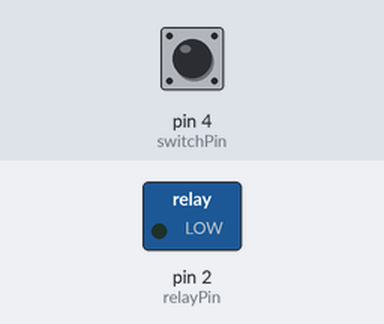
Recording of a sketch running on a simulated Arduino Uno, built with avr-gcc and run on an emulated ATmega328P. Shown: switched loads named in the sketch (green lamp = pin HIGH). The test bench sets the inputs (shaded band); at power-on: pin 4 (switchPin) LOW.

Above: at 1.2 s.
1.3 s: pin 4 (switchPin) pulled HIGH for 0.15 s
At 1.37 s:
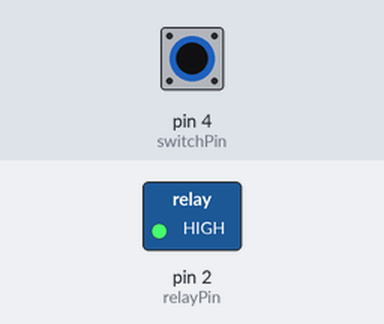
2.9 s: pin 4 (switchPin) pulled HIGH for 3.2 s
At 6.6 s:
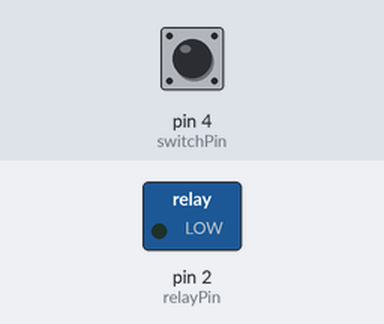
Timing chart, 0 to 8.1 s (numbered marks = the images above; inputs shaded):
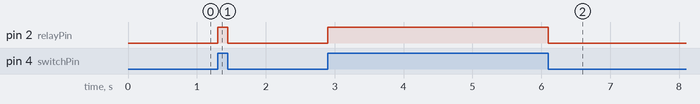

Measured:
- after the input at 1.3 s, pin 2 (relayPin): LOW → HIGH at once, → LOW 0.15 s later
- after the input at 2.9 s, pin 2 (relayPin): LOW → HIGH at once, → LOW 3.2 s later

The sketch:

s07__relay_test.ino
```cpp
int relayPin = 2;
int switchPin = 4;
void setup() {
  pinMode(relayPin, OUTPUT);
  pinMode(switchPin, INPUT);
  digitalWrite(relayPin, HIGH);

}
void loop() {
  int switchState = digitalRead(switchPin);
  if(switchState == HIGH){//BUTTON IS CLOSED
      digitalWrite(relayPin, HIGH);
  }else{
    digitalWrite(relayPin, LOW);
  }
}
//Dope.
```
